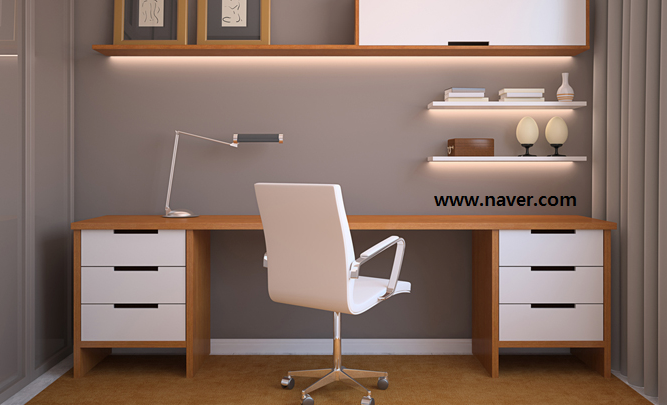
#> input picture images/desk.png, 667 x 405 px, found by its file name
$ python countor.py   (older library calls are emulated)
#> lines starting #> are read from the running program, lines starting #| are printed output that depends on the picture; after the words box and inside, x2 and y2 are one past the last pixel; in counts of white or black regions, pixels touching at a corner belong together
import cv2

img = cv2.imread('images/desk.PNG')
#> img is the input picture: shape (405, 667, 3); mean B, G, R 103.7, 113.8, 135.2
imgray = cv2.cvtColor(img, cv2.COLOR_BGR2GRAY)
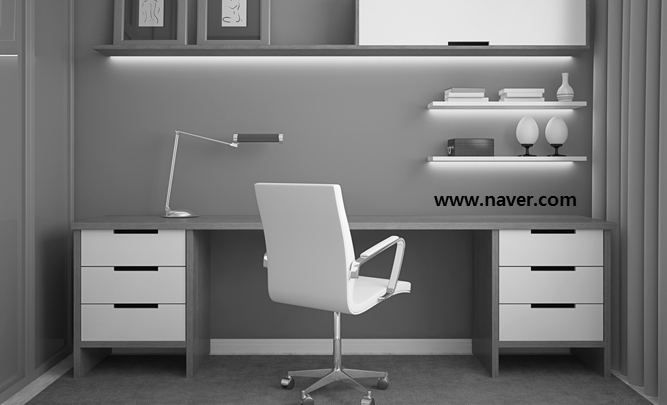
#> imgray: shape (405, 667); min 0, max 255, mean 119

thr = cv2.adaptiveThreshold(imgray, 255, cv2.ADAPTIVE_THRESH_MEAN_C, cv2.THRESH_BINARY, 11, 2)
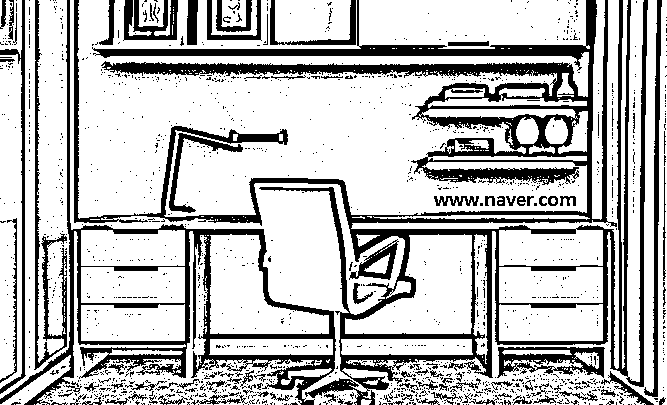
#> thr: shape (405, 667); 73.6% white; 1562 black regions (1451 under 20 px)
_, countors, _ = cv2.findContours(thr, cv2.RETR_CCOMP, cv2.CHAIN_APPROX_SIMPLE)
#> countors = 2433 contours, 2260 with area under 20; largest, box (x1, y1, x2, y2) and area: (77, 0, 590, 219) 74210, (70, 0, 667, 405) 38044, (0, 0, 70, 399) 12320, (36, 231, 314, 405) 10538, (345, 234, 472, 334) 7404

cv2.drawContours(img, countors, -1, (0, 255, 0), 3)
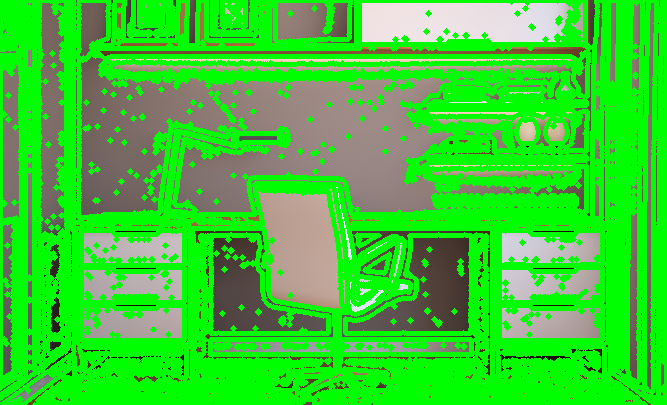
#> img: shape (405, 667, 3); mean B, G, R 49.4, 202.9, 58.9

cv2.imshow('thr', thr)
cv2.imshow('contours', img)
cv2.waitKey(0)
cv2.destroyAllWindows()
